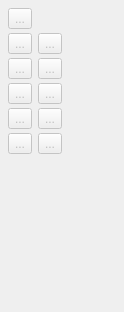
             <widget class="QWidget" name="points_Page">
              <property name="geometry">
               <rect>
                <x>0</x>
                <y>0</y>
                <width>124</width>
                <height>312</height>
               </rect>
              </property>
              <property name="sizePolicy">
               <sizepolicy hsizetype="Preferred" vsizetype="Preferred">
                <horstretch>0</horstretch>
                <verstretch>0</verstretch>
               </sizepolicy>
              </property>
              <property name="minimumSize">
               <size>
                <width>118</width>
                <height>0</height>
               </size>
              </property>
              <property name="maximumSize">
               <size>
                <width>16777215</width>
                <height>16777215</height>
               </size>
              </property>
              <property name="toolTip">
               <string>Tools for creating points.</string>
              </property>
              <attribute name="icon">
               <iconset resource="share/resources/toolicon.qrc">
                <normaloff>:/toolicon/32x32/points_toolbox.png</normaloff>:/toolicon/32x32/points_toolbox.png</iconset>
              </attribute>
              <attribute name="label">
               <string>Point</string>
              </attribute>
              <attribute name="toolTip">
               <string>Point</string>
              </attribute>
              <layout class="QFormLayout" name="formLayout_6">
               <property name="fieldGrowthPolicy">
                <enum>QFormLayout::FieldGrowthPolicy::AllNonFixedFieldsGrow</enum>
               </property>
               <property name="verticalSpacing">
                <number>4</number>
               </property>
               <property name="leftMargin">
                <number>8</number>
               </property>
               <property name="topMargin">
                <number>8</number>
               </property>
               <property name="rightMargin">
                <number>8</number>
               </property>
               <property name="bottomMargin">
                <number>8</number>
               </property>
               <item row="4" column="1">
                <widget class="QToolButton" name="bisector_ToolButton">
                 <property name="enabled">
                  <bool>false</bool>
                 </property>
                 <property name="toolTip">
                  <string>Point - On Bisector (O, B)</string>
                 </property>
                 <property name="text">
                  <string notr="true">...</string>
                 </property>
                 <property name="icon">
                  <iconset resource="share/resources/toolicon.qrc">
                   <normaloff>:/toolicon/32x32/bisector.png</normaloff>:/toolicon/32x32/bisector.png</iconset>
                 </property>
                 <property name="iconSize">
                  <size>
                   <width>32</width>
                   <height>32</height>
                  </size>
                 </property>
                 <property name="checkable">
                  <bool>true</bool>
                 </property>
                </widget>
               </item>
               <item row="7" column="0">
                <widget class="QToolButton" name="shoulderPoint_ToolButton">
                 <property name="enabled">
                  <bool>false</bool>
                 </property>
                 <property name="toolTip">
                  <string>Point - Length to Line (P, S)</string>
                 </property>
                 <property name="text">
                  <string notr="true">...</string>
                 </property>
                 <property name="icon">
                  <iconset resource="share/resources/toolicon.qrc">
                   <normaloff>:/toolicon/32x32/shoulder.png</normaloff>:/toolicon/32x32/shoulder.png</iconset>
                 </property>
                 <property name="iconSize">
                  <size>
                   <width>32</width>
                   <height>32</height>
                  </size>
                 </property>
                 <property name="checkable">
                  <bool>true</bool>
                 </property>
                </widget>
               </item>
               <item row="7" column="1">
                <widget class="QToolButton" name="pointOfContact_ToolButton">
                 <property name="enabled">
                  <bool>false</bool>
                 </property>
                 <property name="toolTip">
                  <string>Point - Intersect Arc and Line (A, L)</string>
                 </property>
                 <property name="text">
                  <string notr="true">...</string>
                 </property>
                 <property name="icon">
                  <iconset resource="share/resources/toolicon.qrc">
                   <normaloff>:/toolicon/32x32/point_intersect_arc_line.png</normaloff>:/toolicon/32x32/point_intersect_arc_line.png</iconset>
                 </property>
                 <property name="iconSize">
                  <size>
                   <width>32</width>
                   <height>32</height>
                  </size>
                 </property>
                 <property name="checkable">
                  <bool>true</bool>
                 </property>
                </widget>
               </item>
               <item row="9" column="0">
                <widget class="QToolButton" name="triangle_ToolButton">
                 <property name="enabled">
                  <bool>false</bool>
                 </property>
                 <property name="toolTip">
                  <string>Point - Intersect Axis and Triangle (X, T)</string>
                 </property>
                 <property name="text">
                  <string notr="true">...</string>
                 </property>
                 <property name="icon">
                  <iconset resource="share/resources/toolicon.qrc">
                   <normaloff>:/toolicon/32x32/triangle.png</normaloff>:/toolicon/32x32/triangle.png</iconset>
                 </property>
                 <property name="iconSize">
                  <size>
                   <width>32</width>
                   <height>32</height>
                  </size>
                 </property>
                 <property name="checkable">
                  <bool>true</bool>
                 </property>
                </widget>
               </item>
               <item row="9" column="1">
                <widget class="QToolButton" name="pointIntersectXY_ToolButton">
                 <property name="enabled">
                  <bool>false</bool>
                 </property>
                 <property name="toolTip">
                  <string>Point - Intersect XY (X, Y)</string>
                 </property>
                 <property name="text">
                  <string notr="true">...</string>
                 </property>
                 <property name="icon">
                  <iconset resource="share/resources/toolicon.qrc">
                   <normaloff>:/toolicon/32x32/point_intersectxy_icon.png</normaloff>:/toolicon/32x32/point_intersectxy_icon.png</iconset>
                 </property>
                 <property name="iconSize">
                  <size>
                   <width>32</width>
                   <height>32</height>
                  </size>
                 </property>
                 <property name="checkable">
                  <bool>true</bool>
                 </property>
                </widget>
               </item>
               <item row="11" column="0">
                <widget class="QToolButton" name="height_ToolButton">
                 <property name="enabled">
                  <bool>false</bool>
                 </property>
                 <property name="toolTip">
                  <string>Point - Intersect Line and Perpendicular (L, P)</string>
                 </property>
                 <property name="text">
                  <string notr="true">...</string>
                 </property>
                 <property name="icon">
                  <iconset resource="share/resources/toolicon.qrc">
                   <normaloff>:/toolicon/32x32/height.png</normaloff>:/toolicon/32x32/height.png</iconset>
                 </property>
                 <property name="iconSize">
                  <size>
                   <width>32</width>
                   <height>32</height>
                  </size>
                 </property>
                 <property name="checkable">
                  <bool>true</bool>
                 </property>
                </widget>
               </item>
               <item row="11" column="1">
                <widget class="QToolButton" name="lineIntersectAxis_ToolButton">
                 <property name="enabled">
                  <bool>false</bool>
                 </property>
                 <property name="toolTip">
                  <string>Point - Intersect Line and Axis (L, X)</string>
                 </property>
                 <property name="text">
                  <string notr="true">...</string>
                 </property>
                 <property name="icon">
                  <iconset resource="share/resources/toolicon.qrc">
                   <normaloff>:/toolicon/32x32/line_intersect_axis.png</normaloff>:/toolicon/32x32/line_intersect_axis.png</iconset>
                 </property>
                 <property name="iconSize">
                  <size>
                   <width>32</width>
                   <height>32</height>
                  </size>
                 </property>
                 <property name="checkable">
                  <bool>true</bool>
                 </property>
                </widget>
               </item>
               <item row="4" column="0">
                <widget class="QToolButton" name="normal_ToolButton">
                 <property name="enabled">
                  <bool>false</bool>
                 </property>
                 <property name="toolTip">
                  <string>Point - On Perpendicular (O, P)</string>
                 </property>
                 <property name="text">
                  <string notr="true">...</string>
                 </property>
                 <property name="icon">
                  <iconset resource="share/resources/toolicon.qrc">
                   <normaloff>:/toolicon/32x32/normal.png</normaloff>:/toolicon/32x32/normal.png</iconset>
                 </property>
                 <property name="iconSize">
                  <size>
                   <width>32</width>
                   <height>32</height>
                  </size>
                 </property>
                 <property name="checkable">
                  <bool>true</bool>
                 </property>
                </widget>
               </item>
               <item row="0" column="0">
                <widget class="QToolButton" name="pointAtDistanceAngle_ToolButton">
                 <property name="enabled">
                  <bool>false</bool>
                 </property>
                 <property name="toolTip">
                  <string>Point - Length and Angle (L, A)</string>
                 </property>
                 <property name="text">
                  <string notr="true">...</string>
                 </property>
                 <property name="icon">
                  <iconset resource="share/resources/toolicon.qrc">
                   <normaloff>:/toolicon/32x32/segment.png</normaloff>:/toolicon/32x32/segment.png</iconset>
                 </property>
                 <property name="iconSize">
                  <size>
                   <width>32</width>
                   <height>32</height>
                  </size>
                 </property>
                 <property name="checkable">
                  <bool>true</bool>
                 </property>
                </widget>
               </item>
               <item row="3" column="0">
                <widget class="QToolButton" name="alongLine_ToolButton">
                 <property name="enabled">
                  <bool>false</bool>
                 </property>
                 <property name="toolTip">
                  <string>Point - On Line (O, L)</string>
                 </property>
                 <property name="text">
                  <string notr="true">...</string>
                 </property>
                 <property name="icon">
                  <iconset resource="share/resources/toolicon.qrc">
                   <normaloff>:/toolicon/32x32/along_line.png</normaloff>:/toolicon/32x32/along_line.png</iconset>
                 </property>
                 <property name="iconSize">
                  <size>
                   <width>32</width>
                   <height>32</height>
                  </size>
                 </property>
                 <property name="checkable">
                  <bool>true</bool>
                 </property>
                </widget>
               </item>
               <item row="3" column="1">
                <widget class="QToolButton" name="midpoint_ToolButton">
                 <property name="enabled">
                  <bool>false</bool>
                 </property>
                 <property name="toolTip">
                  <string>Point - Midpoint on Line (Shift+O, Shift+L)</string>
                 </property>
                 <property name="text">
                  <string notr="true">...</string>
                 </property>
                 <property name="icon">
                  <iconset resource="share/resources/toolicon.qrc">
                   <normaloff>:/toolicon/32x32/midpoint.png</normaloff>:/toolicon/32x32/midpoint.png</iconset>
                 </property>
                 <property name="iconSize">
                  <size>
                   <width>32</width>
                   <height>32</height>
                  </size>
                 </property>
                 <property name="checkable">
                  <bool>true</bool>
                 </property>
                </widget>
               </item>
              </layout>
             </widget>
